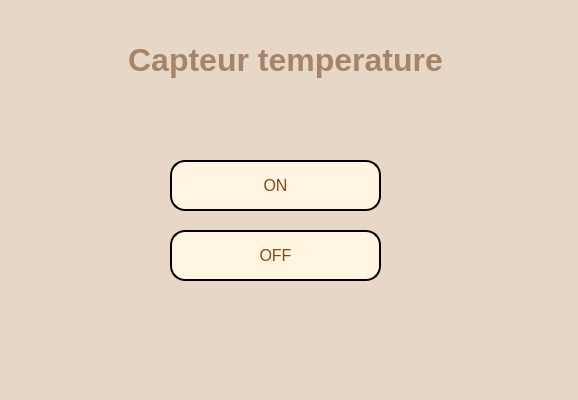
<?xml version="1.0" encoding="UTF-8"?>
<ui version="4.0">
 <class>arduinotemp</class>
 <widget class="QDialog" name="arduinotemp">
  <property name="geometry">
   <rect>
    <x>0</x>
    <y>0</y>
    <width>578</width>
    <height>400</height>
   </rect>
  </property>
  <property name="windowTitle">
   <string>Dialog</string>
  </property>
  <property name="styleSheet">
   <string notr="true">background-color:#E8D7C6;

</string>
  </property>
  <widget class="QLabel" name="label_14">
   <property name="geometry">
    <rect>
     <x>20</x>
     <y>30</y>
     <width>531</width>
     <height>61</height>
    </rect>
   </property>
   <property name="font">
    <font>
     <weight>75</weight>
     <bold>true</bold>
    </font>
   </property>
   <property name="styleSheet">
    <string notr="true">/* Style for the label */
background-color: rgb(232, 215, 198);
QLabel {
    font-size: 40px; /* Font size */
    font-weight: bold; /* Bold font */
    color: #ffffff; /* White text color */
    text-transform: uppercase; /* Uppercase text */
    letter-spacing: 2px; /* Letter spacing */
    padding: 10px 20px; /* Padding */
 
    border-radius: 30px; /* Rounded corners */
    box-shadow: 0px 4px 6px rgba(0, 0, 0, 0.1); /* Shadow */
    transition: background-color 0.3s ease; /* Smooth transition */
}


</string>
   </property>
   <property name="text">
    <string>&lt;html&gt;&lt;head/&gt;&lt;body&gt;&lt;p align=&quot;center&quot;&gt;&lt;span style=&quot; font-size:24pt; color:#a48569;&quot;&gt;Capteur temperature&lt;/span&gt;&lt;/p&gt;&lt;/body&gt;&lt;/html&gt;</string>
   </property>
  </widget>
  <widget class="QPushButton" name="onlm35">
   <property name="geometry">
    <rect>
     <x>170</x>
     <y>160</y>
     <width>211</width>
     <height>51</height>
    </rect>
   </property>
   <property name="styleSheet">
    <string notr="true">QPushButton {
    font-size: 12pt; /* Larger font size */
    border: 2px solid #000000; /* Black border */
    border-radius: 15px; /* Rounded corners */
    padding: 10px 20px; /* Padding */
    color: #8B4513; /* White text */
    background-color: #FFF5E1; /* Gold background */
}

QPushButton:hover {
    background-color: #A48569; /* Lighter gold on hover */
}

QPushButton:pressed {
    background-color: #A48569; /* Slightly darker gold when pressed */
}</string>
   </property>
   <property name="text">
    <string>ON</string>
   </property>
  </widget>
  <widget class="QPushButton" name="offlm35">
   <property name="geometry">
    <rect>
     <x>170</x>
     <y>230</y>
     <width>211</width>
     <height>51</height>
    </rect>
   </property>
   <property name="styleSheet">
    <string notr="true">QPushButton {
    font-size: 12pt; /* Larger font size */
    border: 2px solid #000000; /* Black border */
    border-radius: 15px; /* Rounded corners */
    padding: 10px 20px; /* Padding */
    color: #8B4513; /* White text */
    background-color: #FFF5E1; /* Gold background */
}

QPushButton:hover {
    background-color: #A48569; /* Lighter gold on hover */
}

QPushButton:pressed {
    background-color: #A48569; /* Slightly darker gold when pressed */
}</string>
   </property>
   <property name="text">
    <string>OFF</string>
   </property>
  </widget>
  <widget class="QLabel" name="label_etat">
   <property name="geometry">
    <rect>
     <x>10</x>
     <y>310</y>
     <width>421</width>
     <height>61</height>
    </rect>
   </property>
   <property name="font">
    <font>
     <weight>75</weight>
     <bold>true</bold>
    </font>
   </property>
   <property name="styleSheet">
    <string notr="true">/* Style for the label */
background-color: rgb(232, 215, 198);
QLabel {
    font-size: 40px; /* Font size */
    font-weight: bold; /* Bold font */
    color: #ffffff; /* White text color */
    text-transform: uppercase; /* Uppercase text */
    letter-spacing: 2px; /* Letter spacing */
    padding: 10px 20px; /* Padding */
 
    border-radius: 30px; /* Rounded corners */
    box-shadow: 0px 4px 6px rgba(0, 0, 0, 0.1); /* Shadow */
    transition: background-color 0.3s ease; /* Smooth transition */
}


</string>
   </property>
   <property name="text">
    <string>&lt;html&gt;&lt;head/&gt;&lt;body&gt;&lt;p&gt;&lt;br/&gt;&lt;/p&gt;&lt;/body&gt;&lt;/html&gt;</string>
   </property>
  </widget>
 </widget>
 <resources/>
 <connections/>
</ui>
